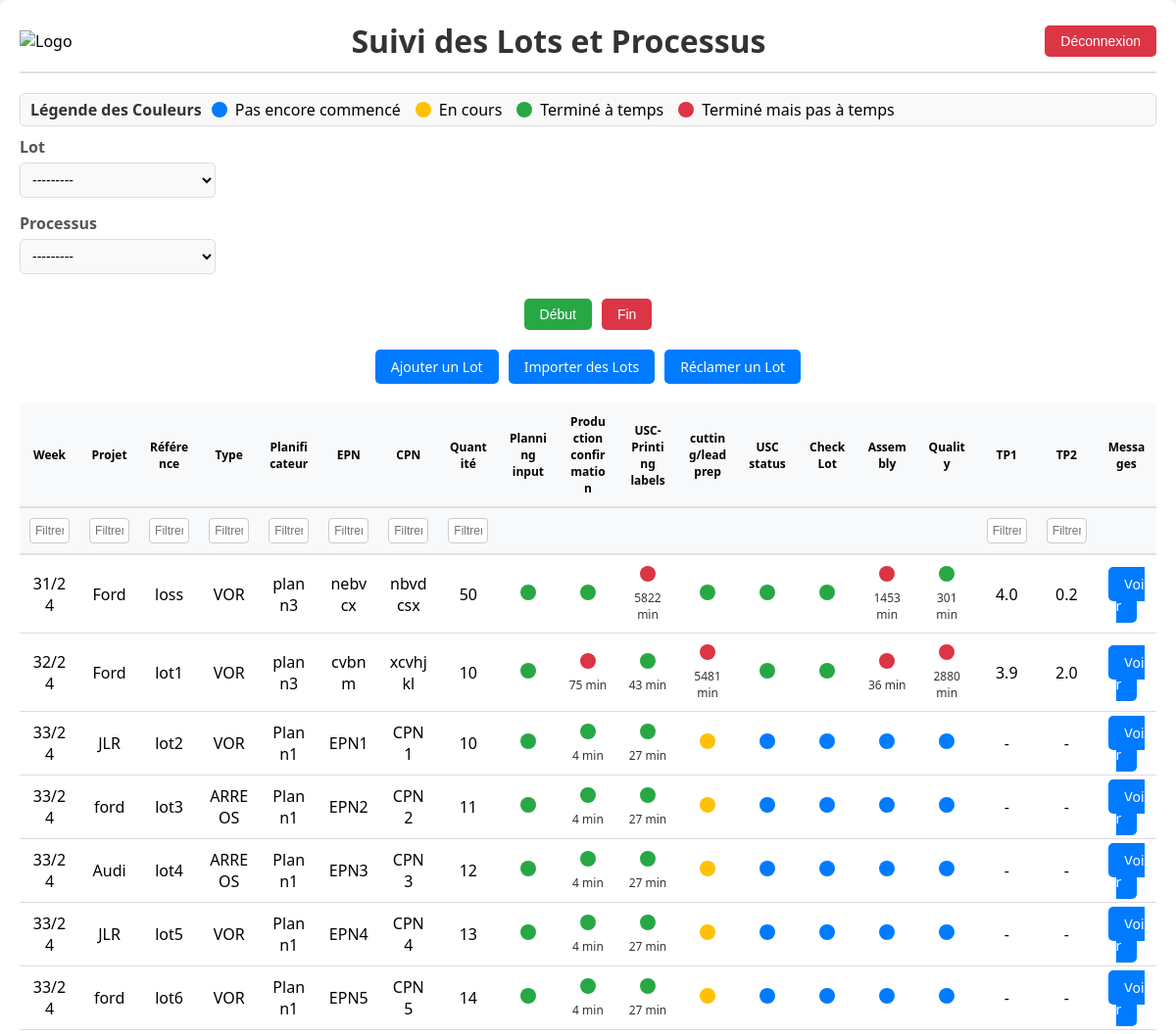
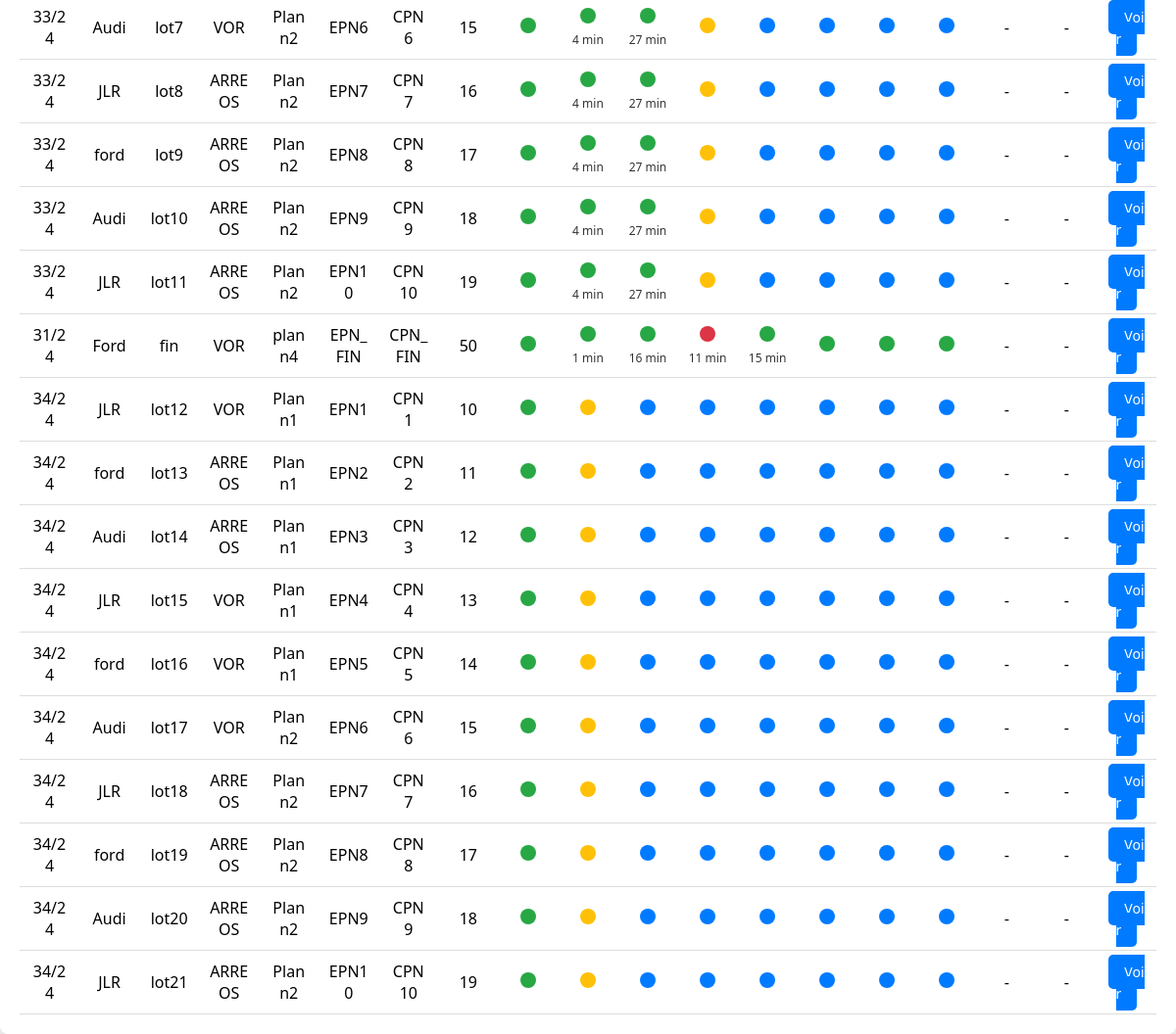
Page /index/ (signed in) on the committed database (2 pictures, top to bottom).
### suivi/models.py (models this page shows)
class Processus(models.Model):
    id = models.AutoField(primary_key=True)
    nom_proc = models.CharField(max_length=100)
    responsable = models.CharField(max_length=100)
    duree = models.IntegerField(default=0)  # Durée en minutes
    def __str__(self):
        return self.nom_proc

class Lot(models.Model):
    ref = models.CharField(max_length=20, primary_key=True)
    quantite = models.IntegerField()
    epn = models.CharField(max_length=100, blank=True, null=True)
    cpn = models.CharField(max_length=100, blank=True, null=True)
    planificateur = models.CharField(max_length=100, blank=True, null=True)
    projet = models.CharField(max_length=100, blank=True, null=True)
    type = models.CharField(max_length=100, blank=True, null=True)
    week = models.CharField(max_length=30, blank=True, null=True)
    def __str__(self):
        return self.ref

class LotProcessus(models.Model):
    lot = models.ForeignKey(Lot, on_delete=models.CASCADE)
    processus = models.ForeignKey(Processus, on_delete=models.CASCADE)
    temps_debut = models.DateTimeField(null=True, blank=True)  # Permet les valeurs nulles
    temps_fin = models.DateTimeField(null=True, blank=True)  # Permet les valeurs nulles
    class Meta:
        unique_together = (('lot', 'processus'),)

### suivi/views.py (the view)
# urls.py: path('index/', views.index, name='index'),
@login_required
@superviseur_required
def index(request):
    if not request.user.groups.filter(name='Superviseur').exists():
        return redirect('login')  # Redirige vers la page de connexion si l'utilisateur n'est pas un superviseur
    lots = Lot.objects.all()
    processus = Processus.objects.all()
    data = []
    if request.method == 'POST':
        form = ProcessForm(request.POST)
        if form.is_valid():
            lot = form.cleaned_data['lot']
            processus = form.cleaned_data['processus']
            if 'start' in request.POST:
                previous_processus = Processus.objects.filter(id__lt=processus.id).order_by('-id').first()
                if previous_processus:
                    previous_lot_processus = LotProcessus.objects.filter(lot=lot, processus=previous_processus).first()
                    if previous_lot_processus and previous_lot_processus.temps_fin:
                        temps_debut = previous_lot_processus.temps_fin
                        messages.info(request, f"Le processus a commencé avec le temps de fin du processus précédent ({previous_processus.nom_proc}).")
                    else:
                        temps_debut = timezone.now()
                        messages.warning(request, "Le processus précédent n'est pas terminé. Démarrage avec le temps actuel.")
                else:
                    temps_debut = timezone.now()
                    messages.info(request, "Aucun processus précédent trouvé. Démarrage maintenant.")
                LotProcessus.objects.update_or_create(
                    lot=lot, processus=processus,
                    defaults={'temps_debut': temps_debut}
                )
                messages.success(request, f'Le processus "{processus.nom_proc}" a démarré pour le lot "{lot.ref}".')
            elif 'end' in request.POST:
                LotProcessus.objects.update_or_create(
                    lot=lot, processus=processus,
                    defaults={'temps_fin': timezone.now()}
                )
                messages.success(request, f'Le processus "{processus.nom_proc}" pour le lot "{lot.ref}" a été terminé.')
                next_processus = Processus.objects.filter(id__gt=processus.id).order_by('id').first()
                if next_processus:
                    LotProcessus.objects.update_or_create(
                        lot=lot, processus=next_processus,
                        defaults={'temps_debut': timezone.now()}
                    )
                    messages.success(request, f'Le processus suivant "{next_processus.nom_proc}" a démarré pour le lot "{lot.ref}".')
                else:
                    messages.info(request, f'Aucun processus suivant après "{processus.nom_proc}".')
            return redirect('index')
    else:
        form = ProcessForm()
    for lot in lots:
        processus_data = []
        tp1 = None
        tp2 = None
        process_ids = {proc.id: proc for proc in processus}
        for proc in processus:
            lot_proc = LotProcessus.objects.filter(lot=lot, processus=proc).first()
            debut = lot_proc.temps_debut if lot_proc else None
            fin = lot_proc.temps_fin if lot_proc else None
            temps_pris = None
            if debut and fin:
                delta = fin - debut
                temps_pris = int(delta.total_seconds() // 60)
            processus_data.append({
                'processus': proc,
                'debut': debut,
                'fin': fin,
                'temps_pris': temps_pris
            })
        debut_proc_1 = next((p['debut'] for p in processus_data if p['processus'].id == 1), None)
        fin_proc_6 = next((p['fin'] for p in processus_data if p['processus'].id == 6), None)
        if debut_proc_1 and fin_proc_6:
            tp1 = (fin_proc_6 - debut_proc_1).total_seconds() / (24 * 3600)  # Convertir en jours
            tp1 = round(tp1, 1)  # Arrondi à 1 chiffre après la virgule
        debut_proc_7 = next((p['debut'] for p in processus_data if p['processus'].id == 7), None)
        fin_proc_8 = next((p['fin'] for p in processus_data if p['processus'].id == 8), None)
        if debut_proc_7 and fin_proc_8:
            tp2 = (fin_proc_8 - debut_proc_7).total_seconds() / (24 * 3600)  # Convertir en jours
            tp2 = round(tp2, 1)  # Arrondi à 1 chiffre après la virgule
        data.append({
            'lot': lot,
            'processus': processus_data,
            'tp1': tp1 if tp1 is not None else "-",
            'tp2': tp2 if tp2 is not None else "-"
        })
    return render(request, 'index.html', {'data': data, 'form': form})

### suivi/forms.py
class ProcessForm(forms.Form):
    lot = forms.ModelChoiceField(
        queryset=Lot.objects.all(),
        label="Lot",
        widget=forms.Select(attrs={'style': 'width: 200px;'})
    )
    processus = forms.ModelChoiceField(
        queryset=Processus.objects.all(),
        label="Processus",
        widget=forms.Select(attrs={'style': 'width: 200px;'})
    )

### suivi/templates/index.html (shortened to what this page needs)
<!DOCTYPE html>
<html lang="fr">
<head>
    {% load static %}
</head>
<body>
    <div class="container">
        <div class="header">
            <img src="{% static 'images/download.png' %}" alt="Logo"/>
            <h1>Suivi des Lots et Processus</h1>
            <div class="logout-form">
                <form method="post" action="{% url 'logout' %}">
                    <button type="submit" class="logout-button">Déconnexion</button>
                </form>
            </div>
        </div>
        <div class="legend-container">
            <h2>Légende des Couleurs</h2>
            <ul class="legend-list">
                <li><span class="circle blue"></span> Pas encore commencé</li>
                <li><span class="circle yellow"></span> En cours</li>
                <li><span class="circle green"></span> Terminé à temps</li>
                <li><span class="circle red"></span> Terminé mais pas à temps</li>
            </ul>
        </div>
        <form method="post" id="process-form">
            <div class="form-container">
                <div class="form-group">
                    <label for="{{ form.lot.id_for_label }}">{{ form.lot.label }}</label>
                    {{ form.lot }}
                </div>
                <div class="form-group">
                    <label for="{{ form.processus.id_for_label }}">{{ form.processus.label }}</label>
                    {{ form.processus }}
                </div>
                <div class="button-group">
                    <button type="submit" name="start" class="button start" onclick="return confirmAction('Début');">Début</button>
                    <button type="submit" name="end" class="button end" onclick="return confirmAction('Fin');">Fin</button>
                </div>
            </div>
        </form>
        <div class="button-group">
            <a href="{% url 'add_lot' %}" class="add-lot-button">Ajouter un Lot</a>
            <a href="{% url 'upload_lots' %}" class="add-lot-button">Importer des Lots</a>
            <a href="{% url 'reclamer_lot' %}" class="add-lot-button">Réclamer un Lot</a>
        </div>
        <table id="data-table">
            <thead>
                <tr>
                    <th>Week</th>
                    <th>Projet</th>
                    <th>Référence</th>
                    <th>Type</th>
                    <th>Planificateur</th>
                    <th>EPN</th>
                    <th>CPN</th>
                    <th>Quantité</th>
                    {% for proc in data.0.processus %}
                        <th>{{ proc.processus.nom_proc }}</th>
                    {% endfor %}
                    <th>TP1</th>
                    <th>TP2</th>
                    <th>Messages</th>
                </tr>
                <tr>
                    <th><input type="text" id="filter-week" class="filter-input" placeholder="Filtrer" oninput="filterTable()"></th>
                    <th><input type="text" id="filter-projet" class="filter-input" placeholder="Filtrer" oninput="filterTable()"></th>
                    <th><input type="text" id="filter-ref" class="filter-input" placeholder="Filtrer" oninput="filterTable()"></th>
                    <th><input type="text" id="filter-type" class="filter-input" placeholder="Filtrer" oninput="filterTable()"></th>
                    <th><input type="text" id="filter-planificateur" class="filter-input" placeholder="Filtrer" oninput="filterTable()"></th>
                    <th><input type="text" id="filter-epn" class="filter-input" placeholder="Filtrer" oninput="filterTable()"></th>
                    <th><input type="text" id="filter-cpn" class="filter-input" placeholder="Filtrer" oninput="filterTable()"></th>
                    <th><input type="text" id="filter-quantite" class="filter-input" placeholder="Filtrer" oninput="filterTable()"></th>
                    {% for proc in data.0.processus %}
                        <th></th>
                    {% endfor %}
                    <th><input type="text" id="filter-tp1" class="filter-input" placeholder="Filtrer TP1" oninput="filterTable()"></th>
                    <th><input type="text" id="filter-tp2" class="filter-input" placeholder="Filtrer TP2" oninput="filterTable()"></th>
                    <th></th>
                </tr>
            </thead>
            <tbody>
                {% for item in data %}
                <tr>
                    <td>{{ item.lot.week|default:"-" }}</td>
                    <td>{{ item.lot.projet|default:"-" }}</td>
                    <td>{{ item.lot.ref|default:"-" }}</td>
                    <td>{{ item.lot.type|default:"-" }}</td>
                    <td>{{ item.lot.planificateur|default:"-" }}</td>
                    <td>{{ item.lot.epn|default:"-" }}</td>
                    <td>{{ item.lot.cpn|default:"-" }}</td>
                    <td>{{ item.lot.quantite|default:"-" }}</td>
                    {% for proc_data in item.processus %}
                    <td>
                        <div class="circle
                            {% if not proc_data.debut %}blue
                            {% elif proc_data.debut and proc_data.fin %}
                                {% if proc_data.temps_pris <= proc_data.processus.duree %}green
                                {% else %}red
                                {% endif %}
                            {% elif proc_data.debut %}yellow
                            {% else %}red
                            {% endif %}"></div>
                        {% if proc_data.temps_pris %}
                            <span class="time-taken">{{ proc_data.temps_pris }} min</span>
                        {% endif %}
                    </td>
                    {% endfor %}
                    <td>{{ item.tp1|default:"-" }}</td>
                    <td>{{ item.tp2|default:"-" }}</td>
                    <td>
                        <a href="{% url 'lot_messages' item.lot.ref %}" class="view-messages-button">Voir</a>
                    </td>
                </tr>
                {% endfor %}
            </tbody>
        </table>
    </div>
</body>
</html>

### suivi/templates/index.html (style rules this page uses)
body { font-family: 'Segoe UI', Tahoma, Geneva, Verdana, sans-serif; background-color: #f4f4f4; margin: 0; padding: 0; display: flex; justify-content: center; align-items: center; min-height: 100vh; }
.container { width: 100%; max-width: 100%; padding: 20px; background-color: #ffffff; border-radius: 8px; box-shadow: 0 4px 8px rgba(0, 0, 0, 0.1); overflow-x: auto; }
.header { display: flex; justify-content: space-between; align-items: center; margin-bottom: 20px; border-bottom: 2px solid #e1e1e1; padding-bottom: 10px; }
.header h1 { margin: 0; color: #333; }
.header img { max-width: 120px; height: auto; }
.logout-form { margin: 0; }
.logout-button { padding: 8px 16px; background-color: #dc3545; color: #ffffff; border: none; border-radius: 5px; cursor: pointer; font-size: 14px; transition: background-color 0.3s ease; }
.form-container { display: flex; flex-direction: column; gap: 15px; margin-bottom: 20px; }
.form-group { display: flex; flex-direction: column; gap: 5px; }
.form-group label { font-weight: bold; color: #555; }
.form-group select { padding: 8px; border: 1px solid #ddd; border-radius: 5px; font-size: 14px; background-color: #f9f9f9; transition: border-color 0.3s ease; }
.button-group { display: flex; gap: 10px; justify-content: center; margin-top: 10px; }
.button { padding: 8px 16px; font-size: 14px; color: #ffffff; border: none; border-radius: 5px; cursor: pointer; text-decoration: none; transition: background-color 0.3s ease; }
.button.start { background-color: #28a745; }
.button.end { background-color: #dc3545; }
.view-messages-button, .add-lot-button { background-color: #007bff; padding: 8px 16px; border-radius: 5px; text-decoration: none; color: #ffffff; font-size: 14px; transition: background-color 0.3s ease; }
table { width: 100%; border-collapse: collapse; margin-top: 20px; table-layout: fixed; }
thead { position: sticky; top: 0; z-index: 2; }
thead th { background-color: #f8f9fa; border-bottom: 2px solid #e1e1e1; padding: 10px; text-align: center; vertical-align: middle; min-width: 100px; word-wrap: break-word; font-size: 12px; }
tbody td { padding: 10px; text-align: center; border-bottom: 1px solid #ddd; vertical-align: middle; word-wrap: break-word; }
.circle { width: 16px; height: 16px; border-radius: 50%; display: inline-block; }
.green { background-color: #28a745; }
.yellow { background-color: #ffc107; }
.red { background-color: #dc3545; }
.blue { background-color: #007bff; }
.time-taken { display: block; font-size: 12px; color: #333; margin-top: 3px; }
.filter-input { width: 100%; padding: 5px; font-size: 12px; border: 1px solid #ccc; border-radius: 4px; box-sizing: border-box; }
.legend-container { margin-bottom: 10px; padding: 5px 10px; background-color: #f9f9f9; border: 1px solid #ddd; border-radius: 5px; display: flex; align-items: center; gap: 10px; }
.legend-container h2 { margin: 0; color: #333; font-size: 16px; }
.legend-list { display: flex; flex-wrap: wrap; list-style: none; padding: 0; margin: 0; gap: 15px; }
.legend-list li { display: flex; align-items: center; margin-bottom: 0; }
.legend-list .circle { width: 16px; height: 16px; margin-right: 8px; }
.legend-list span { font-size: 14px; }

### rows in the picture
Processus: processus.nom_proc "Planning input", duree 1 (drawn)
Processus: processus.nom_proc "Production confirmation", duree 60 (drawn), temps_pris "75", temps_pris "4", temps_pris "1"
Processus: processus.nom_proc "USC-Printing labels", duree 60 (drawn), temps_pris "5822", temps_pris "43", temps_pris "27", temps_pris "16"
Processus: processus.nom_proc "cutting/lead prep", duree 0 (drawn), temps_pris "5481", temps_pris "11"
Processus: processus.nom_proc "USC status", temps_pris "15"
Processus: processus.nom_proc "Check Lot"
Processus: processus.nom_proc "Assembly", duree 0 (drawn), temps_pris "1453", temps_pris "36"
Processus: processus.nom_proc "Quality", duree 1440 (drawn), temps_pris "301", temps_pris "2880"
Lot: lot.week "31/24", lot.projet "Ford", lot.ref "loss", lot.type "VOR", lot.planificateur "plann3", lot.epn "nebvcx", lot.cpn "nbvdcsx", lot.quantite "50", tp1 "4.0", tp2 "0.2"
Lot: lot.week "32/24", lot.projet "Ford", lot.ref "lot1", lot.type "VOR", lot.planificateur "plann3", lot.epn "cvbnm", lot.cpn "xcvhjkl", lot.quantite "10", tp1 "3.9", tp2 "2.0"
Lot: lot.week "33/24", lot.projet "JLR", lot.ref "lot2", lot.type "VOR", lot.planificateur "Plann1", lot.epn "EPN1", lot.cpn "CPN1", lot.quantite "10", tp1 "-", tp2 "-"
Lot: lot.week "33/24", lot.projet "ford", lot.ref "lot3", lot.type "ARREOS", lot.planificateur "Plann1", lot.epn "EPN2", lot.cpn "CPN2", lot.quantite "11", tp1 "-", tp2 "-"
Lot: lot.week "33/24", lot.projet "Audi", lot.ref "lot4", lot.type "ARREOS", lot.planificateur "Plann1", lot.epn "EPN3", lot.cpn "CPN3", lot.quantite "12", tp1 "-", tp2 "-"
Lot: lot.week "33/24", lot.projet "JLR", lot.ref "lot5", lot.type "VOR", lot.planificateur "Plann1", lot.epn "EPN4", lot.cpn "CPN4", lot.quantite "13", tp1 "-", tp2 "-"
Lot: lot.week "33/24", lot.projet "ford", lot.ref "lot6", lot.type "VOR", lot.planificateur "Plann1", lot.epn "EPN5", lot.cpn "CPN5", lot.quantite "14", tp1 "-", tp2 "-"
Lot: lot.week "33/24", lot.projet "Audi", lot.ref "lot7", lot.type "VOR", lot.planificateur "Plann2", lot.epn "EPN6", lot.cpn "CPN6", lot.quantite "15", tp1 "-", tp2 "-"
Lot: lot.week "33/24", lot.projet "JLR", lot.ref "lot8", lot.type "ARREOS", lot.planificateur "Plann2", lot.epn "EPN7", lot.cpn "CPN7", lot.quantite "16", tp1 "-", tp2 "-"
Lot: lot.week "33/24", lot.projet "ford", lot.ref "lot9", lot.type "ARREOS", lot.planificateur "Plann2", lot.epn "EPN8", lot.cpn "CPN8", lot.quantite "17", tp1 "-", tp2 "-"
Lot: lot.week "33/24", lot.projet "Audi", lot.ref "lot10", lot.type "ARREOS", lot.planificateur "Plann2", lot.epn "EPN9", lot.cpn "CPN9", lot.quantite "18", tp1 "-", tp2 "-"
Lot: lot.week "33/24", lot.projet "JLR", lot.ref "lot11", lot.type "ARREOS", lot.planificateur "Plann2", lot.epn "EPN10", lot.cpn "CPN10", lot.quantite "19", tp1 "-", tp2 "-"
Lot: lot.week "31/24", lot.projet "Ford", lot.ref "fin", lot.type "VOR", lot.planificateur "plann4", lot.epn "EPN_FIN", lot.cpn "CPN_FIN", lot.quantite "50", tp1 "-", tp2 "-"
Lot: lot.week "34/24", lot.projet "JLR", lot.ref "lot12", lot.type "VOR", lot.planificateur "Plann1", lot.epn "EPN1", lot.cpn "CPN1", lot.quantite "10", tp1 "-", tp2 "-"
Lot: lot.week "34/24", lot.projet "ford", lot.ref "lot13", lot.type "ARREOS", lot.planificateur "Plann1", lot.epn "EPN2", lot.cpn "CPN2", lot.quantite "11", tp1 "-", tp2 "-"
Lot: lot.week "34/24", lot.projet "Audi", lot.ref "lot14", lot.type "ARREOS", lot.planificateur "Plann1", lot.epn "EPN3", lot.cpn "CPN3", lot.quantite "12", tp1 "-", tp2 "-"
Lot: lot.week "34/24", lot.projet "JLR", lot.ref "lot15", lot.type "VOR", lot.planificateur "Plann1", lot.epn "EPN4", lot.cpn "CPN4", lot.quantite "13", tp1 "-", tp2 "-"
Lot: lot.week "34/24", lot.projet "ford", lot.ref "lot16", lot.type "VOR", lot.planificateur "Plann1", lot.epn "EPN5", lot.cpn "CPN5", lot.quantite "14", tp1 "-", tp2 "-"
Lot: lot.week "34/24", lot.projet "Audi", lot.ref "lot17", lot.type "VOR", lot.planificateur "Plann2", lot.epn "EPN6", lot.cpn "CPN6", lot.quantite "15", tp1 "-", tp2 "-"
Lot: lot.week "34/24", lot.projet "JLR", lot.ref "lot18", lot.type "ARREOS", lot.planificateur "Plann2", lot.epn "EPN7", lot.cpn "CPN7", lot.quantite "16", tp1 "-", tp2 "-"
Lot: lot.week "34/24", lot.projet "ford", lot.ref "lot19", lot.type "ARREOS", lot.planificateur "Plann2", lot.epn "EPN8", lot.cpn "CPN8", lot.quantite "17", tp1 "-", tp2 "-"
Lot: lot.week "34/24", lot.projet "Audi", lot.ref "lot20", lot.type "ARREOS", lot.planificateur "Plann2", lot.epn "EPN9", lot.cpn "CPN9", lot.quantite "18", tp1 "-", tp2 "-"
Lot: lot.week "34/24", lot.projet "JLR", lot.ref "lot21", lot.type "ARREOS", lot.planificateur "Plann2", lot.epn "EPN10", lot.cpn "CPN10", lot.quantite "19", tp1 "-", tp2 "-"
